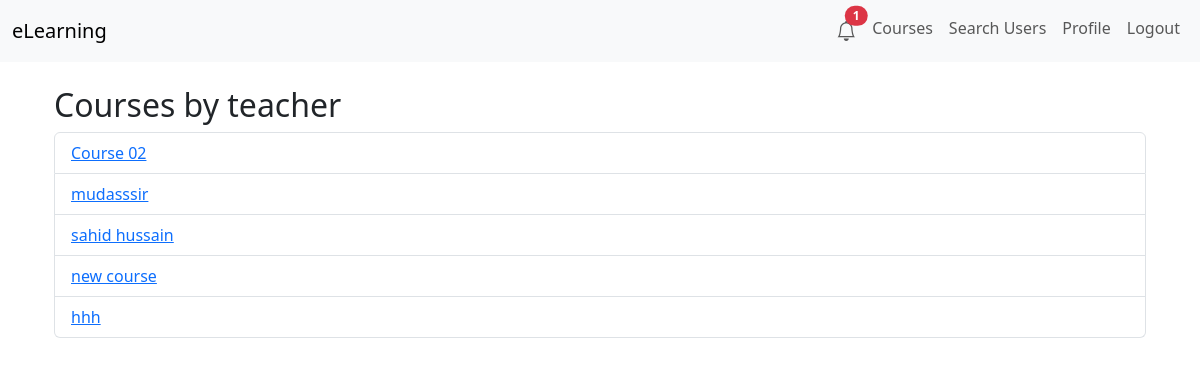
The page /courses/by-teacher/2/ (signed in) on the database its author committed.
### users/models.py (models this page shows, shortened)
class CustomUser(AbstractUser):
    STUDENT = 'Student'
    TEACHER = 'Teacher'
    ROLE_CHOICES = [
        (STUDENT, 'Student'),
        (TEACHER, 'Teacher'),
    ]
    real_name = models.CharField(max_length=150, blank=True)
    profile_picture = models.ImageField(upload_to='profile_pics/', null=True, blank=True)
    role = models.CharField(max_length=7, choices=ROLE_CHOICES, default=STUDENT)
    status = models.CharField(max_length=255, blank=True, null=True)

### courses/models.py (models this page shows, shortened)
class Course(models.Model):
    title = models.CharField(max_length=200)
    description = models.TextField()
    teacher = models.ForeignKey(
        settings.AUTH_USER_MODEL,
        on_delete=models.CASCADE,
        related_name='courses'
    )
    created_at = models.DateTimeField(auto_now_add=True)

### courses/views.py (the view)
# urls.py: path('by-teacher/<int:teacher_id>/', views.teacher_course_list, name='teacher-course-list'),
@login_required
def teacher_course_list(request, teacher_id):
    teacher = get_object_or_404(User, pk=teacher_id, role='Teacher')
    courses = teacher.courses.all()
    return render(request, 'courses/teacher_course_list.html', {
        'teacher': teacher,
        'courses': courses,
    })

### users/context_processors.py (called while the page is built)
def unread_notifications(request):
    if request.user.is_authenticated:
        count = request.user.notifications.filter(is_read=False).count()
        return {'unread_count': count}
    else:
        return {'unread_count': 0}

### courses/templates/courses/teacher_course_list.html
{% extends "base.html" %}
{% block content %}
<div class="container mt-4">
    <h2>Courses by {{ teacher.username }}</h2>
    {% if courses %}
        <ul class="list-group">
        {% for course in courses %}
            <li class="list-group-item">
                <a href="{% url 'courses:course-detail' course.id %}">{{ course.title }}</a>
            </li>
        {% endfor %}
        </ul>
    {% else %}
        <p>{{ teacher.username }} has not created any courses yet.</p>
    {% endif %}
</div>
{% endblock %}

### rows shown on the page
CustomUser: username "teacher"
Course: title "Course 02"
Course: title "mudasssir"
Course: title "sahid hussain"
Course: title "new course"
Course: title "hhh"

### other values the page prints
{{ unread_count }} "1"
